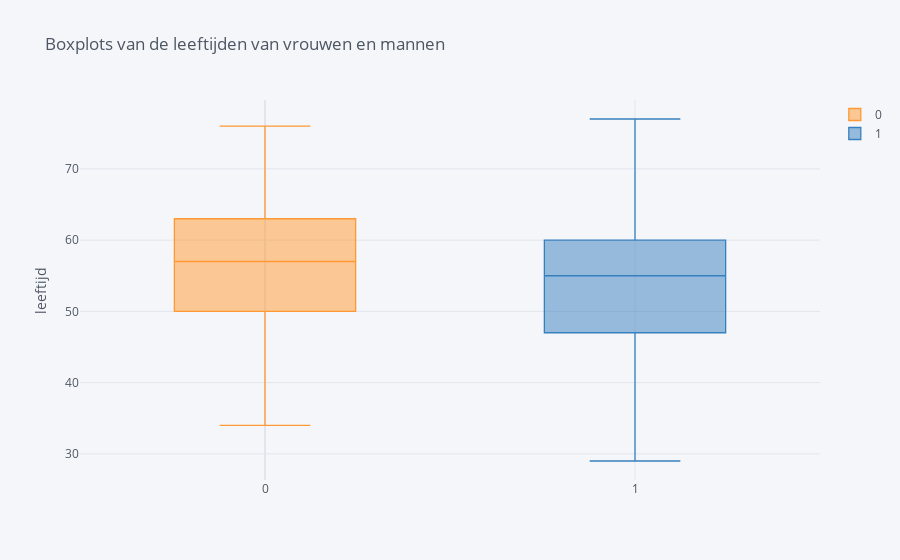

Notebook source saved alongside this figure:
### Code cell
dataset.pivot(columns='sex', values='age').iplot(
        kind='box',
        yTitle='leeftijd',
        title='Boxplots van de leeftijden van vrouwen en mannen')

### Figure 1 — Plotly figure (JSON) as saved in the notebook; plotly's stock layout.template omitted (floating-point values rounded to 4 significant figures; data arrays with more than 128 entries replaced by an {"elided": "..."} marker saying what was removed)
{"data": [{"boxpoints": false, "line": {"width": 1.3}, "marker": {"color": "rgba(255, 153, 51, 1.0)"}, "name": "0", "orientation": "v", "type": "box", "y": {"elided": "303 int values"}}, {"boxpoints": false, "line": {"width": 1.3}, "marker": {"color": "rgba(55, 128, 191, 1.0)"}, "name": "1", "orientation": "v", "type": "box", "y": {"elided": "303 int values"}}], "layout": {"legend": {"bgcolor": "#F5F6F9", "font": {"color": "#4D5663"}}, "paper_bgcolor": "#F5F6F9", "plot_bgcolor": "#F5F6F9", "title": {"font": {"color": "#4D5663"}, "text": "Boxplots van de leeftijden van vrouwen en mannen"}, "xaxis": {"gridcolor": "#E1E5ED", "showgrid": true, "tickfont": {"color": "#4D5663"}, "title": {"font": {"color": "#4D5663"}, "text": ""}, "zerolinecolor": "#E1E5ED"}, "yaxis": {"gridcolor": "#E1E5ED", "showgrid": true, "tickfont": {"color": "#4D5663"}, "title": {"font": {"color": "#4D5663"}, "text": "leeftijd"}, "zerolinecolor": "#E1E5ED"}}}
